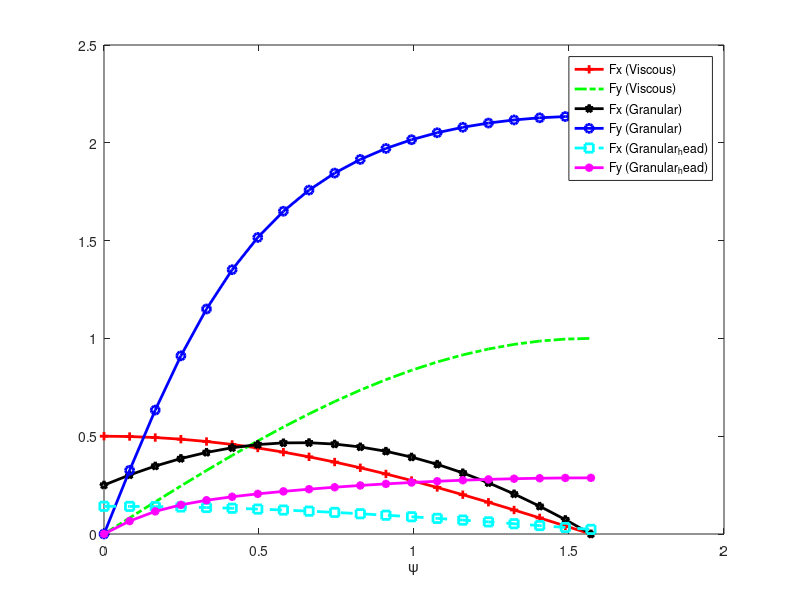

Recreate this plot in MATLAB.
clc
clear all                  % The link length
S.r = 0.1;
L = 1;               % The link length
K = 0.5;             % The differential viscous drag constant
S.C_S = 7.70;        % 
S.C_F = 2.79;        %
S.C_L = -2.03;       %
S.gama = 1.57; 

S.head_C_S = 42.16;        % Granular parameter
S.head_C_F = 1.87;         % Granular parameter
S.head_C_L = -1.58;        % Granular parameter
S.head_gama = 0.088;       % Granular parameter

S.Cyl_C_S = 0.77%*10^-4;    % Granular parameter
S.Cyl_C_F = 0.59%*10^-4;    % Granular parameter
S.Cyl_gama = 12.21*pi/180;        % Granular parameter

% "Psi" is the angle between the axis of the element and instantaneous
% velocity
psi = linspace(0,pi/2,20);
psi_head = pi/2 - psi;

for i = 1:length(psi)



    V = 1;
    Xi1(i) = V*cos(psi(i));
    Xi2(i) =  tan(psi(i))*Xi1(i);% - (alpha(1));   % For link 1

    % gama is a constant parameter
    beta0(i) = atan(S.gama*sin(psi(i)));

    beta0_h(i) = atan(cot(S.Cyl_gama)*(sin(psi(i))));
    beta0p_h(i) = atan(cot(S.Cyl_gama)*sin(pi/2 - psi(1)));


    beta0_head(i) = atan(S.head_gama*(sin(psi_head(i))));

    % Drag Forces for Low Reynolds Rod
    Fx_LR(i) = K*L*Xi1(i);
    Fy_LR(i) = 2*K*L*Xi2(i);
    % M = (2/3)*K*(L^3)*Xi1(3);

    % Drag Forces in Granular Environment
    % C_F, C_L, C_F are constant parameters obtained from experience 

    Fxx = (S.C_F*cos(psi(i)) + S.C_L*(1 - sin(psi(i))));%*0.5/1.4121;
    Fyy = S.C_S*sin(beta0(i));%*0.5/1.4121;

    Fx_head = 0;%(2*S.r)*(S.head_C_F*cos(psi_head(i)) + S.head_C_L*(1 - sin(psi_head(i))));
    Fy_head = 0;%(2*S.r)*(S.head_C_S*sin(beta0_head(i)));

    Fx(i) = (Fxx + Fx_head)*0.5/1.52;
    Fy(i) = (Fyy + Fy_head)*0.5/1.52;

    e=1;

    Fx_cyl(i) = 2*(L)*S.r*(S.Cyl_C_F*cos(psi(i))) + e*pi*(S.r^2)*S.Cyl_C_S*(sin(beta0p_h(i)));%*0.5/1.4121;
    Fy_cyl(i) = 2*(L)*S.r*(S.Cyl_C_S*sin(beta0_h(i)) + S.Cyl_C_F*(sin(psi(i)))) + e*pi*(S.r^2)*S.Cyl_C_F*(sin(psi(i)));%*0.5/1.4121;

end

plot(psi,Fx_LR,'-+','color','red','LineWidth',2)

hold on
plot(psi,Fy_LR,'-.','color','green','LineWidth',2)
hold on
plot(psi,Fx,'-p','color','black','LineWidth',2)
hold on
plot(psi,Fy,'-o','color','blue','LineWidth',2)
hold on
plot(psi,Fx_cyl,'--rs','color','cyan','LineWidth',2)
hold on
plot(psi,Fy_cyl,'-*','color','magenta','LineWidth',2)


legend('Fx (Viscous)','Fy (Viscous)','Fx (Granular)','Fy (Granular)','Fx (Granular_head)','Fy (Granular_head)')
xlabel('\psi')